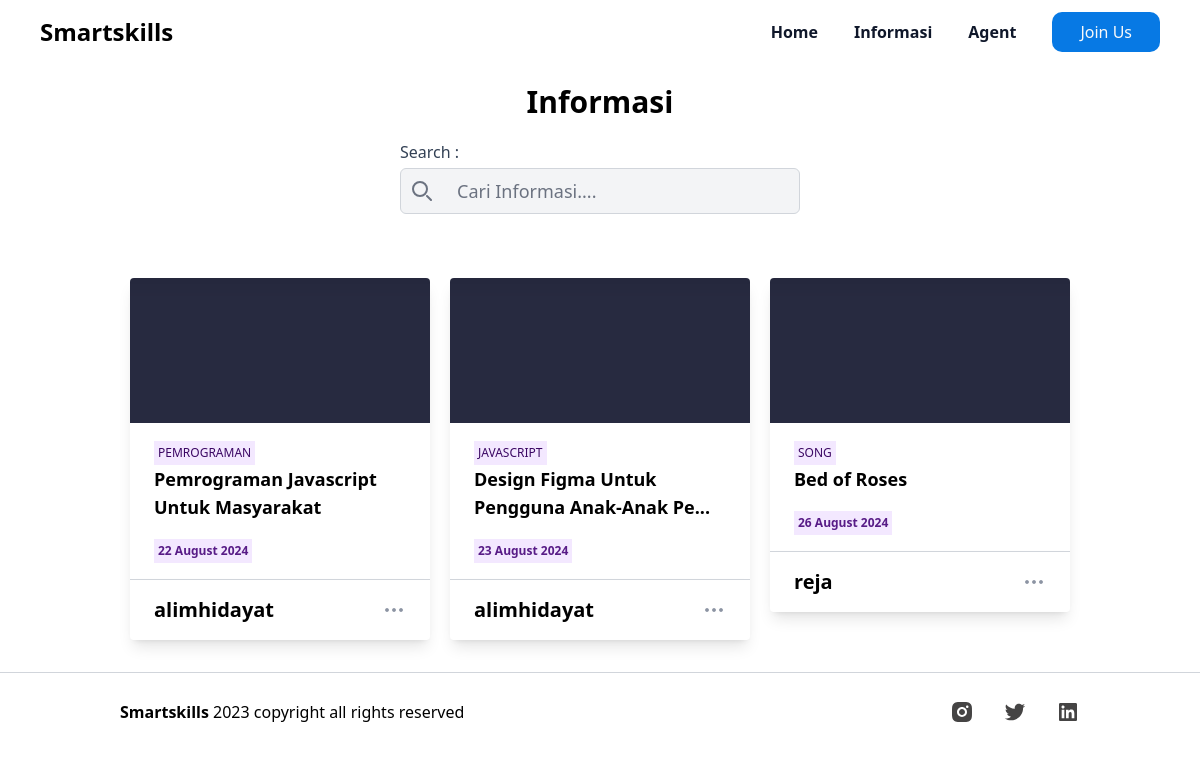
The app's page /viewInformations.php with its own data.
### tables this page shows
CREATE TABLE `artikel` (
  `id_artikel` int(11) NOT NULL,
  `id_agent` int(11) NOT NULL,
  `judul` varchar(255) NOT NULL,
  `kategori` varchar(255) NOT NULL,
  `artikel` text NOT NULL,
  `header1` varchar(255) NOT NULL,
  `artikel1` text NOT NULL,
  `header2` varchar(255) NOT NULL,
  `artikel2` varchar(255) NOT NULL,
  `tgl_membuat` date NOT NULL,
  `foto` varchar(255) NOT NULL
);

CREATE TABLE `agent` (
  `id_agent` int(11) NOT NULL,
  `username` varchar(50) NOT NULL,
  `email` varchar(50) NOT NULL,
  `password` varchar(255) NOT NULL,
  `nama_agent` varchar(100) NOT NULL,
  `instansi` varchar(100) NOT NULL,
  `nik` varchar(255) NOT NULL,
  `no_hp` char(13) NOT NULL,
  `title` varchar(100) NOT NULL,
  `biography` text NOT NULL,
  `foto` varchar(255) NOT NULL DEFAULT 'Image.png'
);

### functions/function/selectData.php (called while the page is built)
<?php
require __DIR__ . "/../../functions/koneksi.php";
function query($query){
    global $conn;
    $query = "$query";
    $result = mysqli_query($conn, $query);
    $rows = [];
    while($row = mysqli_fetch_assoc($result)){
        $rows[] = $row;
    }
    return $rows;
}
?>

### includes/judulArtikel.php (called while the page is built)
<?php
function limitText($maxLength,  $attribute) {
    if (strlen($attribute) > $maxLength) {
    $artikel_judul = substr($attribute, 0, $maxLength) . '...';
    return $artikel_judul;
    } else {
        return $attribute;
    }
}
?>

### viewInformations.php (the view, shortened to what this page needs)
<?php
require_once "functions/function/selectData.php";
include_once "includes/judulArtikel.php";
$artikel = query("SELECT * FROM agent INNER JOIN artikel ON agent.id_agent = artikel.id_agent");
?>
<!DOCTYPE html>
<html lang="en">
<head>
    <link rel="stylesheet" href="style/includes/navbarAg.css" />
    <link rel="stylesheet" href="style/viewInformations.css">
    <link rel="stylesheet" href="style/includes/footer.css">
    <script src="https://cdn.tailwindcss.com?plugins=forms,typography,aspect-ratio,line-clamp,container-queries"></script>
</head>
<body>
    <?php
    include_once "includes/navbarAg.php"
    ?>
    <main>
        <p class="text-center text-3xl font-semibold my-5">Informasi</p>
        <div>
            <div class="flex flex-wrap justify-center w-full mb-8">
                <div class="flex flex-col w-1/3">
                    <label for="keyword" class="mb-1 text-md text-slate-700">Search :</label>
                    <div class="relative">
                        <div class="absolute inset-y-0 start-0 flex items-center ps-3 pointer-events-none">
                        </div>
                        <input type="search" id="keyword"
                            class="block w-full p-2 py-2 ps-14 text-lg text-gray-900 border border-gray-300 bg-gray-100 rounded-md"
                            placeholder="Cari Informasi...." />
                    </div>
                </div>
            </div>
            <div class="flex justify-center w-full">
                <div class="flex p-8 justify-center flex-wrap gap-5" id="table-content">
                    <?php foreach ($artikel as $art): ?>
                        <div class="relative" id="card">
                            <div class="rounded overflow-hidden shadow-lg" style="max-width: 300px">
                                <img class="w-full" src="assets/fotoUploads/<?= $art['foto'] ?>" alt="Sunset in the mountains">
                                <div class="px-6 py-4">
                                    <div class="px-1 py-1 bg-purple-100 inline-block text-xs font-medium text-purple-950"><?= strtoupper($art['kategori']) ?></div>
                                    <div class="font-bold text-lg mb-4"><?= limitText(40, $art['judul']) ?> </div>
                                    <div class="px-1 py-1 bg-purple-100 inline-block text-xs font-bold text-purple-900"><?= date('d F Y', strtotime($art['tgl_membuat'])) ?></div>
                                </div>
                                <div class="flex justify-between items-center px-6 py-4 border-t border-gray-300 shadow-md">
                                    <div class="font-bold text-xl">
                                        <?= $art['username']?>
                                    </div>
                                    <img class="open-option" src="assets/icon/DotsThree.png" alt="">
                                </div>
                            </div>
                        </div>
                    <?php endforeach; ?>
                </div>
            </div>
        </div>
    </main>
    <?php include_once 'includes/footer.php'?>
</body>
</html>

### style/viewInformations.css (style rules this page uses)
#card .open-option { cursor: pointer; }

### records on screen
artikel: foto (picture), kategori "PEMROGRAMAN", judul "Pemrograman Javascript Untuk Masyarakat", tgl_membuat "22 August 2024", id_agent.username "alimhidayat"
artikel: foto (picture), kategori "JAVASCRIPT", judul "Design Figma Untuk Pengguna Anak-Anak Pe...", tgl_membuat "23 August 2024", id_agent.username "alimhidayat"
artikel: foto (picture), kategori "SONG", judul "Bed of Roses", tgl_membuat "26 August 2024", id_agent.username "reja"
